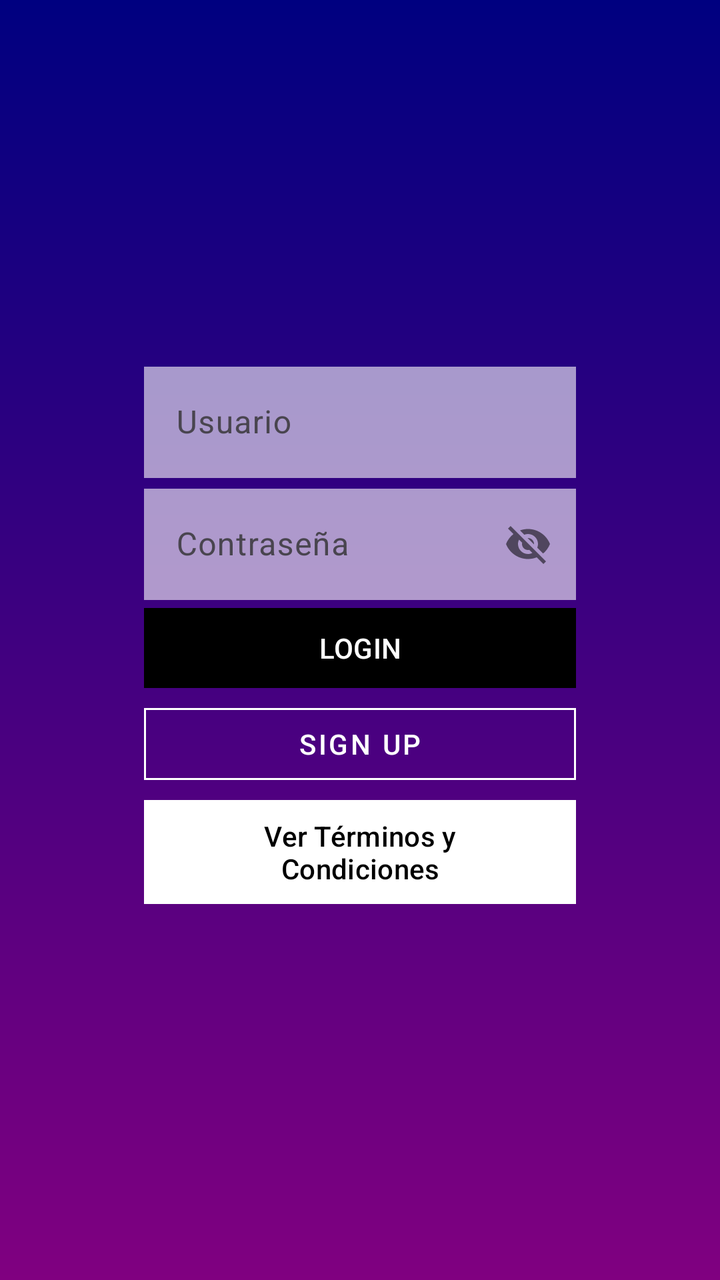
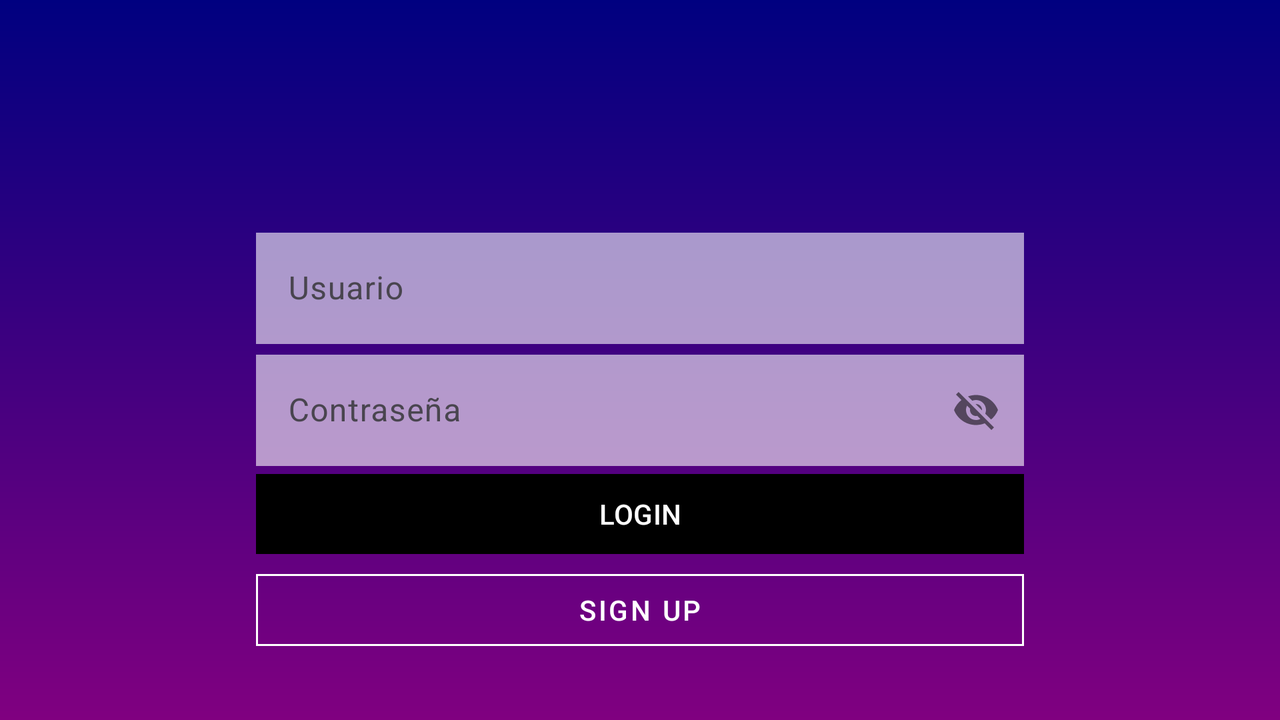

First picture: res/layout/ on a phone held upright. Second picture: the repository's own variant of that layout, on a device whose configuration matches the variant's folder. Source for both follows.
<!-- AndroidManifest.xml: application theme Base.Theme.Interfaces -->
<!-- res/layout/activity_login.xml -->
<?xml version="1.0" encoding="utf-8"?>
<androidx.constraintlayout.widget.ConstraintLayout xmlns:android="http://schemas.android.com/apk/res/android"
    xmlns:app="http://schemas.android.com/apk/res-auto"
    xmlns:tools="http://schemas.android.com/tools"
    android:id="@+id/main"
    android:layout_width="match_parent"
    android:layout_height="match_parent"
    android:background="@drawable/gradient"
    tools:context=".Login">


    


    <ImageView
        android:id="@+id/pantalla"
        android:layout_width="match_parent"
        android:layout_height="match_parent"
        android:alpha="0.5"
        android:scaleType="fitStart"

        app:layout_constraintStart_toStartOf="parent"
        app:layout_constraintTop_toTopOf="parent" />

    <View
        android:layout_width="match_parent"
        android:layout_height="match_parent"
        android:orientation="horizontal"
        app:layout_constraintBottom_toBottomOf="parent"
        app:layout_constraintEnd_toEndOf="@+id/pantalla"
        app:layout_constraintStart_toStartOf="parent"
        app:layout_constraintTop_toTopOf="@+id/pantalla">

    </View>

    <ImageView
        android:id="@+id/imagenlogo"
        android:layout_width="80dp"
        android:layout_height="80dp"
        android:layout_marginTop="48dp"
        android:alpha="1"
        android:src="@drawable/bolt"
        app:layout_constraintEnd_toEndOf="parent"
        app:layout_constraintStart_toStartOf="parent"
        app:layout_constraintTop_toTopOf="parent" />


    <com.google.android.material.textfield.TextInputLayout
        android:id="@+id/tf1"
        android:layout_width="0dp"
        android:layout_height="wrap_content"
        android:layout_marginTop="50dp"
        app:layout_constraintEnd_toEndOf="@id/guideline2"
        app:layout_constraintStart_toStartOf="@id/guideline1"
        app:layout_constraintTop_toBottomOf="@id/imagenlogo">

        <EditText
            android:id="@+id/nombre"
            android:layout_width="match_parent"
            android:layout_height="wrap_content"
            android:alpha="0.6"
            android:background="@color/white"
            android:hint="Usuario" />


    </com.google.android.material.textfield.TextInputLayout>

    <com.google.android.material.textfield.TextInputLayout
        android:id="@+id/tf2"
        android:layout_width="0dp"
        android:layout_height="wrap_content"
        app:layout_constraintEnd_toEndOf="@id/guideline2"
        app:layout_constraintStart_toStartOf="@id/guideline1"
        app:layout_constraintTop_toBottomOf="@id/tf1"
        app:passwordToggleEnabled="true">

        <EditText
            android:id="@+id/password"
            android:layout_width="match_parent"
            android:layout_height="wrap_content"
            android:alpha="0.6"
            android:background="@color/white"
            android:hint="Contraseña"
            android:maxLines="1" />
    </com.google.android.material.textfield.TextInputLayout>


    <Button
        android:id="@+id/uno"
        style="@style/buttonflat"
        android:onClick="openMain"
        android:text="LOGIN"
        app:cornerRadius="0sp"
        app:layout_constraintEnd_toEndOf="@id/guideline2"
        app:layout_constraintStart_toStartOf="@id/guideline1"
        app:layout_constraintTop_toBottomOf="@id/tf2" />

    <Button
        android:id="@+id/dos"
        style="@style/buttonOutlined"
        android:onClick="openSignUp"
        android:text="SIGN UP"
        android:textColor="@color/white"
        app:cornerRadius="0sp"
        app:layout_constraintEnd_toEndOf="@id/guideline2"
        app:layout_constraintStart_toStartOf="@id/guideline1"
        app:layout_constraintTop_toBottomOf="@id/uno"
        app:strokeColor="@color/white" />

    <Button
        android:id="@+id/botonnuevo"
        style="@style/buttonflat2"
        android:layout_height="60dp"
        android:onClick="openTerms"
        android:text="Ver Términos y Condiciones"
        app:cornerRadius="0sp"
        app:layout_constraintEnd_toEndOf="@id/guideline2"
        app:layout_constraintStart_toStartOf="@id/guideline1"
        app:layout_constraintTop_toBottomOf="@id/dos" />

    <androidx.constraintlayout.widget.Guideline
        android:id="@+id/guideline1"
        android:layout_width="wrap_content"
        android:layout_height="wrap_content"
        android:orientation="vertical"
        app:layout_constraintGuide_percent="0.20" />

    <androidx.constraintlayout.widget.Guideline
        android:id="@+id/guideline2"
        android:layout_width="wrap_content"
        android:layout_height="wrap_content"
        android:orientation="vertical"
        app:layout_constraintGuide_percent="0.80" />

    <androidx.constraintlayout.widget.Barrier
        android:id="@+id/barrier"
        android:layout_width="wrap_content"
        android:layout_height="wrap_content"
        app:barrierDirection="left" />

    <androidx.constraintlayout.widget.Barrier
        android:id="@+id/barrier2"
        android:layout_width="wrap_content"
        android:layout_height="wrap_content"
        app:barrierDirection="top" />

    <androidx.constraintlayout.widget.Guideline
        android:id="@+id/guideline"
        android:layout_width="wrap_content"
        android:layout_height="wrap_content"
        android:orientation="horizontal"
        app:layout_constraintGuide_begin="0dp" />


</androidx.constraintlayout.widget.ConstraintLayout>
<!-- resources referenced by this layout -->
<resources>
  <color name="white">#FFFFFFFF</color>
  <!-- drawable gradient (drawable) -->
  <shape xmlns:android="http://schemas.android.com/apk/res/android" android:shape="rectangle"
      >
      <gradient
          android:startColor="#000080"
          android:endColor="#800080"
          android:angle="270">
  
      </gradient>
  
      
  
  
      
      
      
  
      
      
      
      
      
      
      
      
  
  </shape>
  <style name="buttonOutlined" parent="Widget.MaterialComponents.Button.OutlinedButton">
          <item name="android:layout_width">0dp</item>
          <item name="android:layout_height">wrap_content</item>
          <item name="android:textColor">@color/black</item>
      </style>
  <style name="buttonflat">
          <item name="android:layout_width">0dp</item>
          <item name="android:layout_height">wrap_content</item>
          <item name="android:backgroundTint">@color/black</item>
          <item name="android:textColor">@color/white</item>
      </style>
  <style name="buttonflat2">
          <item name="android:layout_width">0dp</item>
          <item name="android:layout_height">60dp</item>
          <item name="android:backgroundTint">@color/white</item>
          <item name="android:textColor">@color/black</item>
      </style>
  <style name="Base.Theme.Interfaces" parent="Theme.Material3.DayNight.NoActionBar">
          
          
      </style>
  <color name="black">#FF000000</color>
</resources>
<!-- res/layout-land/activity_login.xml (the repository's variant of the layout above) -->
<!-- drawn on the phone turned sideways -->
<?xml version="1.0" encoding="utf-8"?>
<androidx.constraintlayout.widget.ConstraintLayout xmlns:android="http://schemas.android.com/apk/res/android"
    xmlns:app="http://schemas.android.com/apk/res-auto"
    xmlns:tools="http://schemas.android.com/tools"
    android:id="@+id/main"
    android:layout_width="match_parent"
    android:layout_height="match_parent"
    android:background="@drawable/gradient"
    tools:context=".Login">


    


    <ImageView
        android:id="@+id/pantalla"
        android:layout_width="match_parent"
        android:layout_height="match_parent"
        android:alpha="0.5"
        android:scaleType="fitStart"
        app:layout_constraintEnd_toEndOf="@id/tf1"/>


    <ImageView
        android:id="@+id/imagenlogo"
        android:layout_width="80dp"
        android:layout_height="80dp"
        android:layout_marginTop="16dp"
        android:alpha="1"
        android:src="@drawable/bolt"
        app:layout_constraintEnd_toEndOf="parent"
        app:layout_constraintHorizontal_bias="0.499"
        app:layout_constraintStart_toStartOf="parent"
        app:layout_constraintTop_toTopOf="parent" />

    <com.google.android.material.textfield.TextInputLayout
        android:id="@+id/tf1"
        android:layout_width="0dp"
        android:layout_height="wrap_content"
        android:layout_marginTop="15dp"
        app:layout_constraintEnd_toEndOf="@id/guideline2"
        app:layout_constraintStart_toStartOf="@id/guideline1"
        app:layout_constraintTop_toBottomOf="@id/imagenlogo">

        <EditText
            android:id="@+id/nombre"
            android:layout_width="match_parent"
            android:layout_height="wrap_content"
            android:alpha="0.6"
            android:background="@color/white"
            android:hint="Usuario" />


    </com.google.android.material.textfield.TextInputLayout>

    <com.google.android.material.textfield.TextInputLayout
        android:id="@+id/tf2"
        android:layout_width="0dp"
        android:layout_height="wrap_content"
        app:layout_constraintEnd_toEndOf="@id/guideline2"
        app:layout_constraintStart_toStartOf="@id/guideline1"
        app:layout_constraintTop_toBottomOf="@id/tf1"
        app:passwordToggleEnabled="true">

        <EditText
            android:id="@+id/password"
            android:layout_width="match_parent"
            android:layout_height="wrap_content"
            android:alpha="0.6"
            android:background="@color/white"
            android:hint="Contraseña"
            android:maxLines="1" />
    </com.google.android.material.textfield.TextInputLayout>


    <Button
        android:id="@+id/uno"
        style="@style/buttonflat"
        android:onClick="openMain"
        android:text="LOGIN"
        app:cornerRadius="0sp"
        app:layout_constraintEnd_toEndOf="@id/guideline2"
        app:layout_constraintStart_toStartOf="@id/guideline1"
        app:layout_constraintTop_toBottomOf="@id/tf2" />

    <Button
        android:id="@+id/dos"
        style="@style/buttonOutlined"
        android:onClick="openSignUp"
        android:text="SIGN UP"
        android:textColor="@color/white"
        app:cornerRadius="0sp"
        app:layout_constraintEnd_toEndOf="@id/guideline2"
        app:layout_constraintStart_toStartOf="@id/guideline1"
        app:layout_constraintTop_toBottomOf="@id/uno"
        app:strokeColor="@color/white" />

    <androidx.constraintlayout.widget.Guideline
        android:id="@+id/guideline1"
        android:layout_width="wrap_content"
        android:layout_height="wrap_content"
        android:orientation="vertical"
        app:layout_constraintGuide_percent="0.20" />

    <androidx.constraintlayout.widget.Guideline
        android:id="@+id/guideline2"
        android:layout_width="wrap_content"
        android:layout_height="wrap_content"
        android:orientation="vertical"
        app:layout_constraintGuide_percent="0.80" />


</androidx.constraintlayout.widget.ConstraintLayout>
<!-- resources referenced by the variant -->
<!-- as the phone turned sideways resolves them -->
<resources>
  <color name="white">#FFFFFFFF</color>
  <!-- drawable gradient (drawable) -->
  <shape xmlns:android="http://schemas.android.com/apk/res/android" android:shape="rectangle"
      >
      <gradient
          android:startColor="#000080"
          android:endColor="#800080"
          android:angle="270">
  
      </gradient>
  
      
  
  
      
      
      
  
      
      
      
      
      
      
      
      
  
  </shape>
  <style name="buttonOutlined" parent="Widget.MaterialComponents.Button.OutlinedButton">
          <item name="android:layout_width">0dp</item>
          <item name="android:layout_height">wrap_content</item>
          <item name="android:textColor">@color/black</item>
      </style>
  <style name="buttonflat">
          <item name="android:layout_width">0dp</item>
          <item name="android:layout_height">wrap_content</item>
          <item name="android:backgroundTint">@color/black</item>
          <item name="android:textColor">@color/white</item>
      </style>
  <style name="Base.Theme.Interfaces" parent="Theme.Material3.DayNight.NoActionBar">
          
          
      </style>
  <color name="black">#FF000000</color>
</resources>
